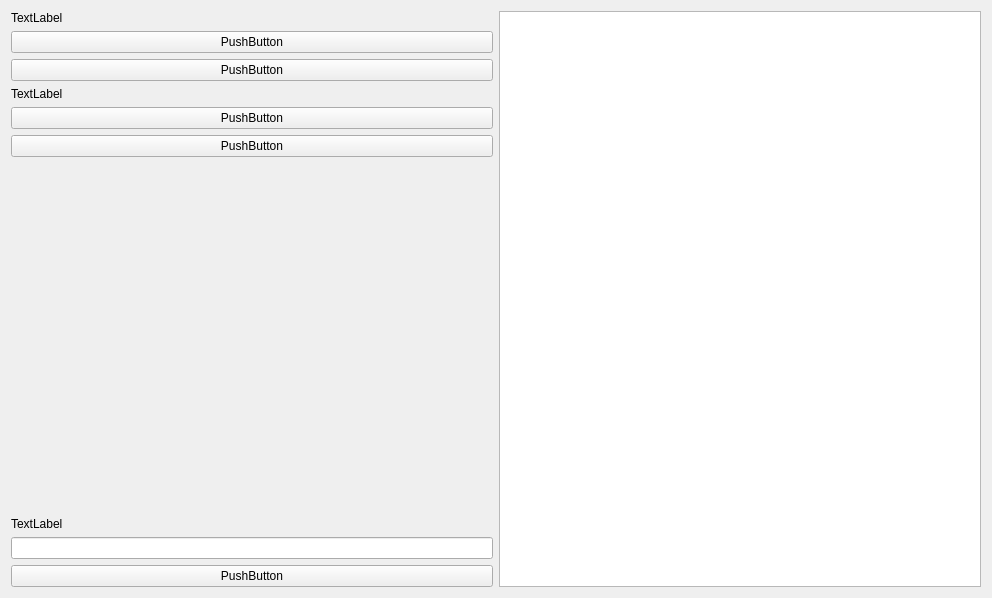
<?xml version="1.0" encoding="UTF-8"?>
<ui version="4.0">
 <class>Form_defenders</class>
 <widget class="QWidget" name="Form_defenders">
  <property name="windowModality">
   <enum>Qt::ApplicationModal</enum>
  </property>
  <property name="geometry">
   <rect>
    <x>0</x>
    <y>0</y>
    <width>992</width>
    <height>598</height>
   </rect>
  </property>
  <property name="windowTitle">
   <string>Файл из субъекта войск</string>
  </property>
  <layout class="QGridLayout" name="gridLayout_2">
   <item row="0" column="0">
    <layout class="QHBoxLayout" name="horizontalLayout">
     <item>
      <layout class="QVBoxLayout" name="verticalLayout">
       <item>
        <widget class="QLabel" name="label">
         <property name="text">
          <string>TextLabel</string>
         </property>
        </widget>
       </item>
       <item>
        <widget class="QPushButton" name="pushButton_2">
         <property name="text">
          <string>PushButton</string>
         </property>
        </widget>
       </item>
       <item>
        <widget class="QPushButton" name="pushButton">
         <property name="text">
          <string>PushButton</string>
         </property>
        </widget>
       </item>
       <item>
        <widget class="QLabel" name="label_2">
         <property name="text">
          <string>TextLabel</string>
         </property>
        </widget>
       </item>
       <item>
        <widget class="QPushButton" name="pushButton_3">
         <property name="text">
          <string>PushButton</string>
         </property>
        </widget>
       </item>
       <item>
        <widget class="QPushButton" name="pushButton_4">
         <property name="text">
          <string>PushButton</string>
         </property>
        </widget>
       </item>
       <item>
        <spacer name="verticalSpacer">
         <property name="orientation">
          <enum>Qt::Vertical</enum>
         </property>
         <property name="sizeHint" stdset="0">
          <size>
           <width>20</width>
           <height>40</height>
          </size>
         </property>
        </spacer>
       </item>
       <item>
        <widget class="QLabel" name="label_3">
         <property name="text">
          <string>TextLabel</string>
         </property>
        </widget>
       </item>
       <item>
        <widget class="QLineEdit" name="lineEdit"/>
       </item>
       <item>
        <widget class="QPushButton" name="pushButton_5">
         <property name="text">
          <string>PushButton</string>
         </property>
        </widget>
       </item>
      </layout>
     </item>
     <item>
      <widget class="QTableView" name="tableView"/>
     </item>
    </layout>
   </item>
  </layout>
 </widget>
 <resources/>
 <connections/>
</ui>
